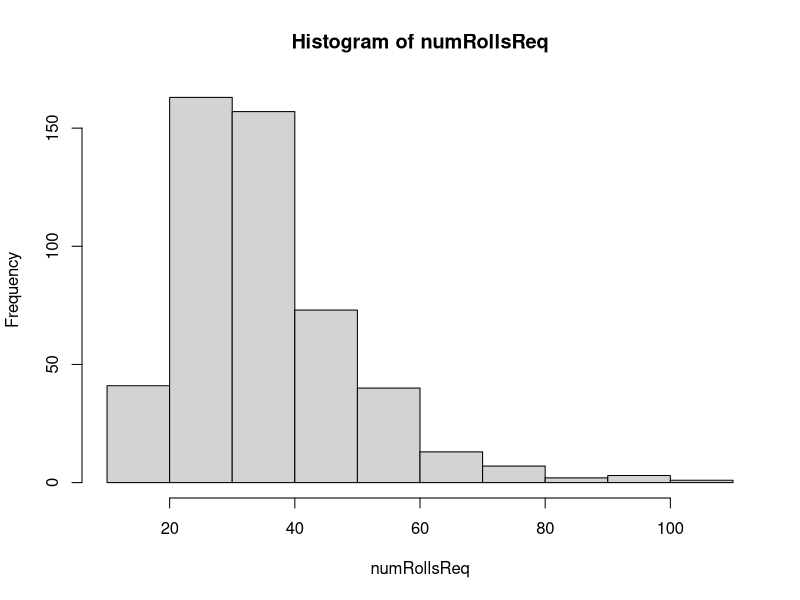
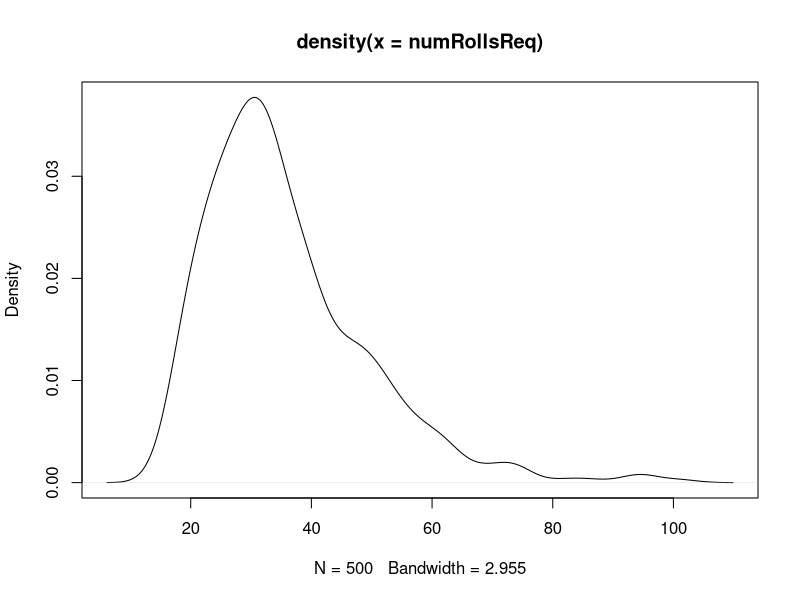

Generate these figures, in order, with R:

#num rolls to get each face at least once after 500 rolls
numRollsReq <- rep(0,500)

#run experiment
for (i in 1:500){
  #set simulates die being rolled 10,000 times
  sampleSet <- sample(1:12, 10000, TRUE)
  
  #faces of die all set to false will be set to true when face seen on die
  facesOfDie <- rep(FALSE,12)
  
  #num of rolls needed to get each face at least once (i.e. result)
  resRollOfDie <-0
  
  for(j in 1:10000){
    
    #checking face has been rolled and setting respective index based on answer
    if(facesOfDie[sampleSet[j]]==FALSE){
      facesOfDie[sampleSet[j]]<-TRUE
    }
    #checking if all faces rolled if yes we exit with number of rolls it 
    #took; if no we continue rolling
    else if(all(facesOfDie)==TRUE){
      resRollOfDie <- (j-1)
      break
    }
  }
  # we note how many die rollings it took for us this time into the list
  numRollsReq[i] <- resRollOfDie 
}

#print how many times needed to roll to get all faces
print(numRollsReq)

#mean of result allows us to estimate the number of required die rolling to get
#each face at least once. 
print(mean(numRollsReq))

#histogram
hist(numRollsReq)

#density plot
plot(density(numRollsReq))
